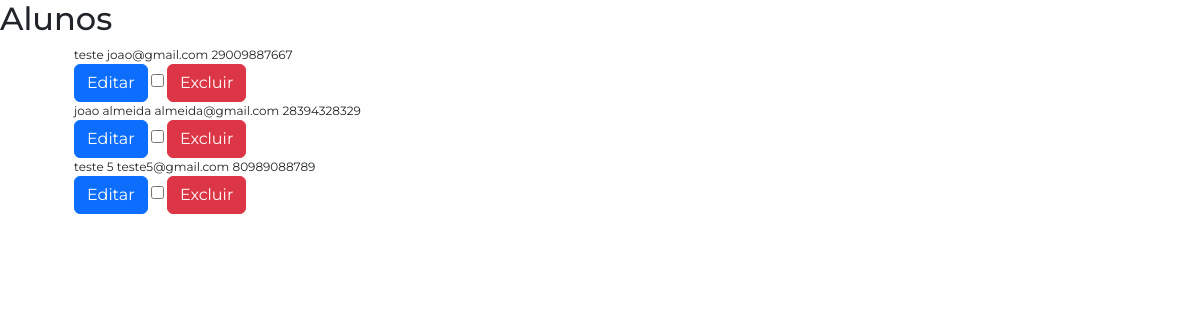
Screenshot of /alunos/listar/ (signed in) with the database file from the repository.
### app/models.py (models this page shows, shortened)
class Aluno(db.Model):
    __tablename__ = 'alunos'
    id = db.Column(db.Integer, primary_key=True)
    nome = db.Column(db.String(100), nullable=True)
    email = db.Column(db.String(120), unique=True, nullable=True)
    data_cadastro = db.Column(db.DateTime, default=datetime.utcnow)
    telefone = db.Column(db.String(20), nullable=True)
    data_nascimento = db.Column(db.Date, nullable=True)
    cpf = db.Column(db.String(14), unique=True, nullable=True)
    ativo = db.Column(db.Boolean, default=True)
    plano_id = db.Column(db.Integer, db.ForeignKey('planos.id'), nullable=True)
    plano = db.relationship('Plano', backref='alunos', lazy=True)

### app/blueprints/alunos/routes.py (the view)
@alunos_blueprint.route('/listar/')
@login_required
def listarAlunos():
    alunos = Aluno.query.all()
    return render_template('aluno-lista.html', alunos=alunos)

### app/models.py (called while the page is built)
@login_manager.user_loader
def load_user(user_id):
    return User.query.get(user_id)

### app/blueprints/alunos/templates/aluno-lista.html (shortened to what this page needs)
{% extends 'base.html' %}
{% block content %}
<h2 class="Titulo">Alunos</h2>
<div class="container">
    <ul>
        {% if alunos %}
        {% for aluno in alunos %}
        <li>
            <span>{{ aluno.nome }}</span>
            <span>{{ aluno.email }}</span>
            <span>{{ aluno.cpf }}</span>
            <div class="acoes">
                <a href="{{ url_for('alunos.editarAluno', aluno_id=aluno.id)}}" class="btn btn-primary">Editar</a>
                <input type="checkbox" class="checkbox-plano" name="selected" value="{{ aluno.id }}">
                <form action="{{ url_for('alunos.excluirAluno', aluno_id=aluno.id) }}" method="POST"
                    style="display:inline;">
                    <button type="submit" class="btn btn-danger"
                        onclick="return confirm('Tem certeza que deseja excluir este aluno?');">Excluir</button>
                </form>
            </div>
        </li>
        {% endfor %}
        {% else %}
        <li><span>Nenhum aluno cadastrado</span></li>
        {% endif %}
    </ul>
</div>
{% endblock %}

### app/static/css/style.css (style rules this page uses)
:root { --cor-de-fundo: #FFFFFF; --cor-principal: #002f52; --cor-titulo: #ebecee; --azul: #0088FF; --amarelo: #FFCC00; --vermelho: #FF2227; --verde: #34C759; --roxo: #CB30E0; --fonte-principal: "Montserrat", sans-serif; --fonte-secundaria: "Josefin Sans"; }
body { margin: 0 !important; padding: 0 !important; background-color: var(--cor-de-fundo); font-family: var(--fonte-principal); font-size: 12px; font-weight: 400; }

### rows the page displays
Aluno: nome "teste", email "joao@gmail.com", cpf "29009887667"
Aluno: nome "joao almeida", email "almeida@gmail.com", cpf "28394328329"
Aluno: nome "teste 5", email "teste5@gmail.com", cpf "80989088789"
